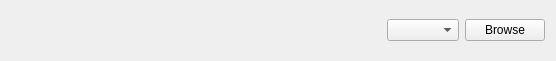
<?xml version="1.0" encoding="UTF-8"?>
<ui version="4.0">
 <class>SiteSettingsHtml5Item</class>
 <widget class="QWidget" name="SiteSettingsHtml5Item">
  <property name="geometry">
   <rect>
    <x>0</x>
    <y>0</y>
    <width>556</width>
    <height>61</height>
   </rect>
  </property>
  <layout class="QVBoxLayout" name="verticalLayout">
   <item>
    <layout class="QHBoxLayout" name="horizontalLayout">
     <item>
      <widget class="QLabel" name="label">
       <property name="text">
        <string/>
       </property>
      </widget>
     </item>
     <item>
      <spacer name="horizontalSpacer">
       <property name="orientation">
        <enum>Qt::Horizontal</enum>
       </property>
       <property name="sizeHint" stdset="0">
        <size>
         <width>40</width>
         <height>20</height>
        </size>
       </property>
      </spacer>
     </item>
     <item>
      <widget class="QComboBox" name="defaultPermissionCombo"/>
     </item>
     <item>
      <widget class="QPushButton" name="browseButton">
       <property name="text">
        <string>Browse</string>
       </property>
      </widget>
     </item>
    </layout>
   </item>
  </layout>
 </widget>
 <resources/>
 <connections/>
</ui>
